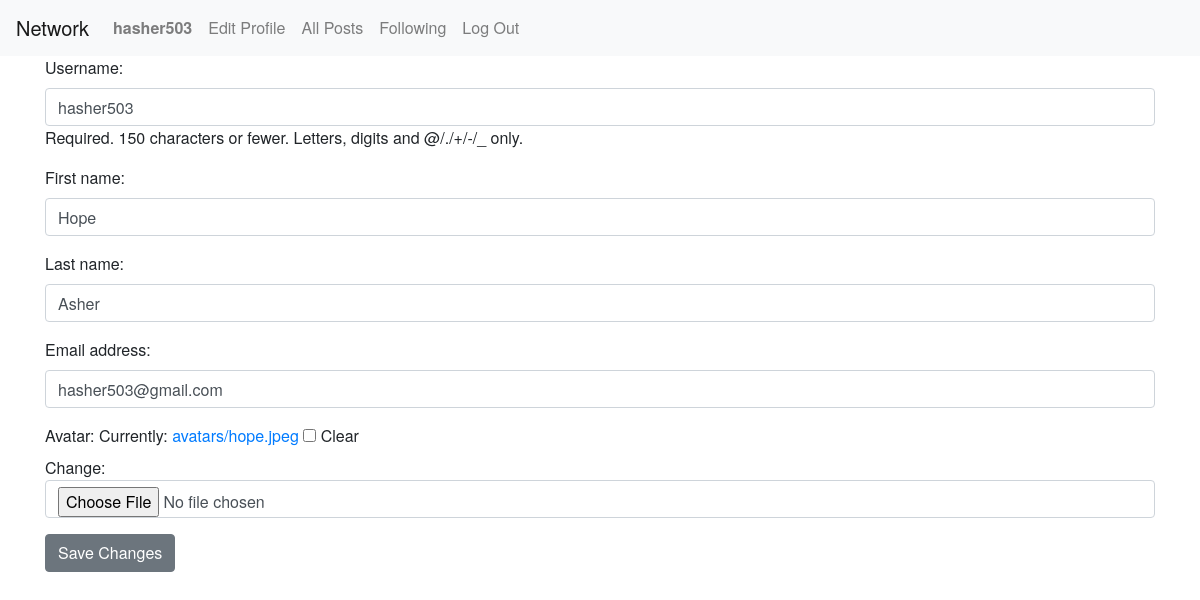
/editprofile (signed in), run on the app's committed database.
### network/models.py (models this page shows)
class User(AbstractUser):
    avatar = models.ImageField(upload_to='avatars', blank=True)
    following = models.ManyToManyField("self", blank=True, symmetrical=False, related_name="followers")

### network/views.py (the view, shortened to what this page needs)
# urls.py: path("editprofile", views.editprofile, name="editprofile"),
@login_required
def editprofile(request):
    user = request.user
    userform = UserForm(instance=user)
    return render(request, "network/editprofile.html", {
        "userform": userform
    })

### network/forms.py
class UserForm(ModelForm):
    class Meta:
        model = User
        fields = ('username', 'first_name', 'last_name', 'email', 'avatar')
        widgets = {
            'username': TextInput(attrs={'class': 'form-control'}),
            'first_name': TextInput(attrs={'class': 'form-control'}),
            'last_name': TextInput(attrs={'class': 'form-control'}),
            'email': EmailInput(attrs={'class': 'form-control'}),
            'avatar': ClearableFileInput(attrs={'class': 'form-control'})
        }

### network/templates/network/editprofile.html (shortened to what this page needs)
{% extends 'network/layout.html' %}
{% block body %}
<div class="container main-container">
    <form action="{% url 'editprofile' %}" method="post" enctype="multipart/form-data">
        <div class="form-group">
            {{ userform.as_p }}
        </div>
        <div class="form-group">
            <input type="submit" class="btn btn-secondary" value="Save Changes">
        </div>
    </form>
</div>
{% endblock %}

### network/templates/network/layout.html (shortened to what this page needs)
{% load static %}
<!DOCTYPE html>
<html lang="en">
    <head>
        <link rel="stylesheet" href="https://stackpath.bootstrapcdn.com/bootstrap/4.4.1/css/bootstrap.min.css">
        <link rel="stylesheet" href="https://use.fontawesome.com/releases/v5.12.1/css/all.css">
        <link href="{% static 'network/styles.css' %}" rel="stylesheet">
    </head>
    <body>
        <nav class="navbar navbar-expand-lg navbar-light bg-light">
            <a class="navbar-brand" href="{% url 'index' %}">Network</a>
            <div>
              <ul class="navbar-nav mr-auto">
                {% if user.is_authenticated %}
                    <li class="nav-item">
                        <a class="nav-link" href="{% url 'profile' name=user.username %}"><strong>{{ user.username }}</strong></a>
                    </li>
                    <li class="nav-item">
                        <a class="nav-link" href="{% url 'editprofile' %}">Edit Profile</a>
                    </li>
                {% endif %}
                <li class="nav-item">
                  <a class="nav-link" href="{% url 'index' %}">All Posts</a>
                </li>
                {% if user.is_authenticated %}
                    <li class="nav-item">
                        <a class="nav-link" href="{% url 'following' %}">Following</a>
                    </li>
                    <li class="nav-item">
                        <a class="nav-link" href="{% url 'logout' %}">Log Out</a>
                    </li>
                {% endif %}
              </ul>
            </div>
          </nav>
        <div class="body">
            {% block body %}
            {% endblock %}
        </div>
    </body>
</html>

### network/static/network/styles.css (style rules this page uses)
body { font-family: "Helvetica Neue", Helvetica, Arial, sans-serif; font-size: 16px; }

### data on the page
User: username "hasher503", first_name "Hope", last_name "Asher", email "hasher503@gmail.com"
